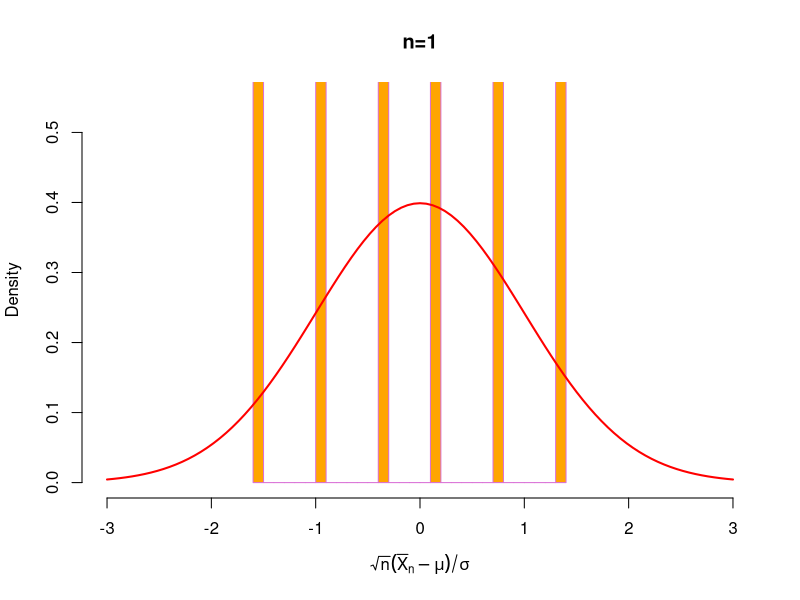
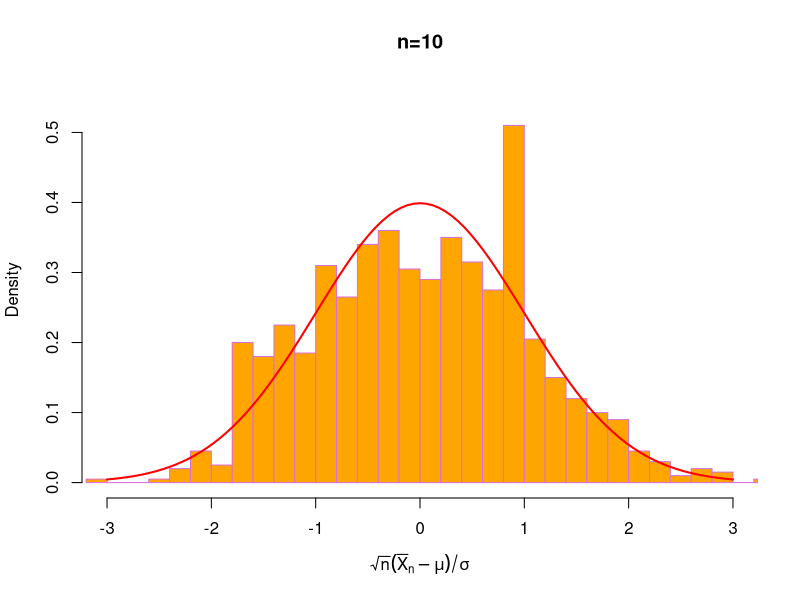
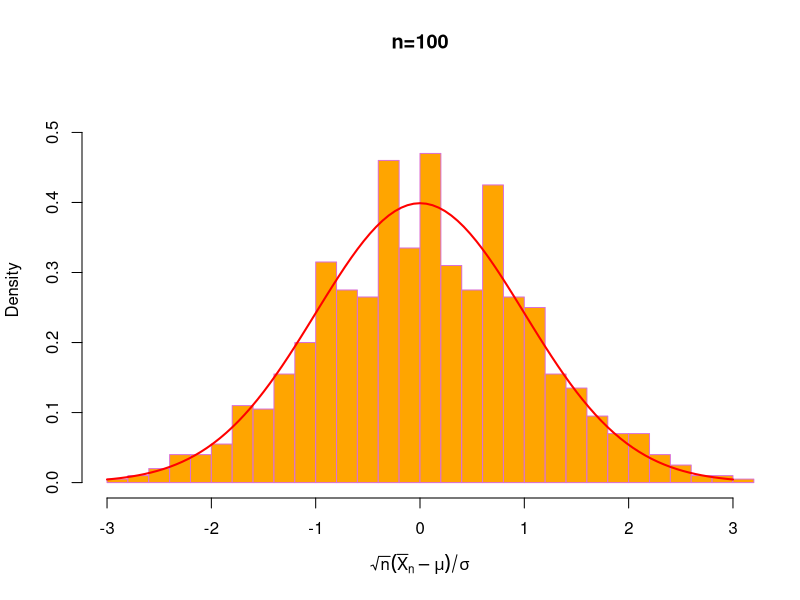
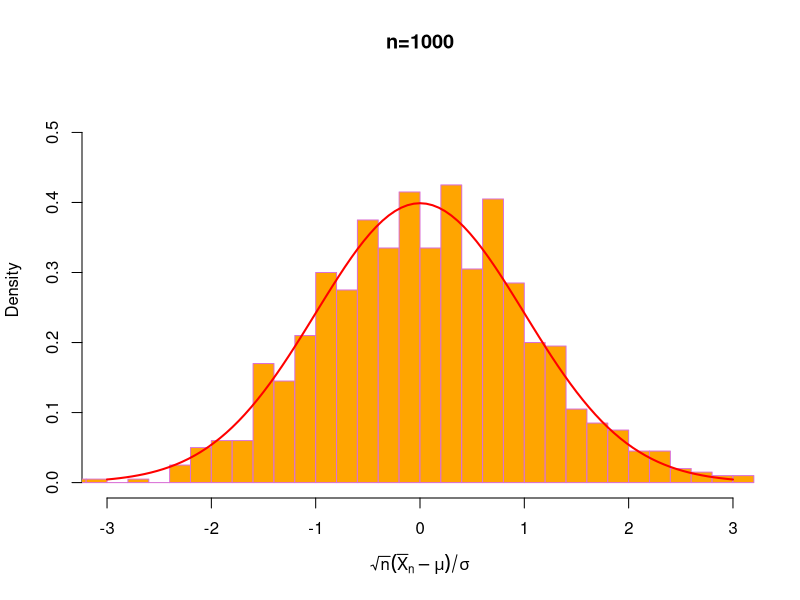

Recreate these plots in R, in order.
### 中心極限定理
##  偶数が出る確率が奇数の出る確率の2倍となるサイコロを
##  振ったときに出る目の標本平均の分布を実験で確かめる 
set.seed(234)    # 乱数のシード値の指定
omega <- 1:6     # サイコロの出る目の集合
p <- rep(1:2, 3) # 出現確率の比(奇数1:偶数2)
(mu <- weighted.mean(omega, p)) # 理論上の平均
(sigma <- sqrt( # 理論上の標準偏差(分散の平方根)
     weighted.mean(omega^2,p)-mu^2)) 
myMean <- function(n) # n回振って標本平均を計算する関数
    mean(sample(omega, size=n, prob=p, replace=TRUE))
mc <- 1000 # Monte-Carlo実験の繰り返し回数
for(n in c(1,10,100,1000)){ # サンプル数を変えて実験
    xbars <- replicate(mc, myMean(n)) # mc回繰り返し
    hist(sqrt(n)*(xbars - mu)/sigma, breaks=25,
         freq=FALSE, # 密度で表示
         xlim=c(-3, 3), ylim=c(0,0.55),  
         col="orange", border="orchid",
         xlab=expression(sqrt(n)*(bar(X)[n]-mu)/sigma),
         main=paste0("n=",n))
    curve(dnorm, add=TRUE, col="red", lwd=2) # 理論曲線
}
